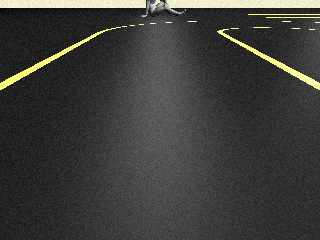
#> input picture simulator/test.png, 320 x 240 px
$ python driver.py
#> lines starting #> are read from the running program, lines starting #| are printed output that depends on the picture; after the words box and inside, x2 and y2 are one past the last pixel; in counts of white or black regions, pixels touching at a corner belong together
#> further down, test_image is the input picture: shape (240, 320, 3); mean B, G, R 58.6, 61.5, 61.5
import cv2


class Driver:
    def drive(self, image):
        '''
        이 함수를 적당히 수정해서 자율주행차를 만드는 것이 목표다.
        image 시뮬레이션 속 모형차의 카메라에서 읽은 이미지가 들어가 있다.
        이 이미지에서 영상처리를 통해 모형차가 주행해야 할 적당한 속도와 조향각을 알아내야 한다.
        아래는 간단한 예제다.
        '''

        IMG_WIDTH = 320
        IMG_HEIGHT = 240

        # 이미지의 가로 중심 위치
        CENTER = IMG_WIDTH//2

        # 차선을 감지할 감지선 높이
        DETECT_LINE = 70

        # 차선의 중심으로부터 좌우 차선까지 떨어진 거리(단위:픽셀)
        DETECT_DIST = 130

        '''
        이 위를 보면 상수들이 함수 안에 정의돼있다. Python은 스크립트 언어이므로, 이렇게 정의하면 매 함수가 호출될 때마다 상수가 재정의되어 속도가 조금 느려진다.
        물론 상수 몇 개를 정의하는 것은 영상처리에 비해 비교할 수 없을 만큼 빠르므로, 전체 실행 속도에 큰 영향을 주지는 않을 것이다.
        그러나 클래스 사용법을 익히기 위해, Python에 익숙한 사람이라면 init 함수를 사용하여, 상수를 한 번만 정의하고 이후에는 계속 사용할 수 있도록 만들어보자.

        특히 조금 더 우수한 주행 알고리즘을 만들기 위해 이전 프레임의 결과를 일부 기억해뒀다가 사용하는 것도 가능하다.
        그렇게 하려면 반드시 self를 사용하여, 지역변수가 아닌 객체 자체의 변수에 값을 저장해두어야 한다.
        '''

        # 노란색 차선을 검출하기 위하여 HSV변환을 수행한다.
        hsv = cv2.cvtColor(image, cv2.COLOR_BGR2HSV)
#> hsv: shape (240, 320, 3); mean H, S, V 1.5, 3, 61.5

        # h(색조)채널만을 골라낸다.
        h = hsv[:, :, 0]
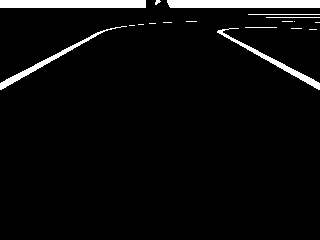
#> h: shape (240, 320); values 0 (black) and 30 (white), 4.9% white; 18 white regions (11 under 20 px), largest, box (x1, y1, x2, y2) and area: (167, 0, 320, 8) 1215, (0, 0, 146, 8) 1168, (0, 26, 127, 90) 574

        # 노란색 범위(20~40)이외의 값을 0으로, 노란색 범위 안의 값을 255로 만들어 이진화한다.
        h[h < 20] = 0
        h[h > 40] = 0
        h[h > 0] = 255
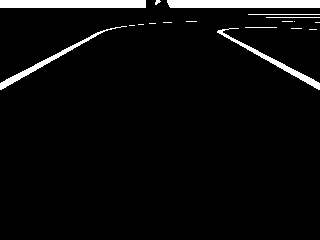
#> h: shape (240, 320); 4.9% white; 18 white regions (11 under 20 px), largest, box (x1, y1, x2, y2) and area: (167, 0, 320, 8) 1215, (0, 0, 146, 8) 1168, (0, 26, 127, 90) 574

        # 이미지에서 일부분을 잘라서 이 부분만 보고 차선인지 아닌지를 판단하기로 한다.
        # DETECT_LINE 위치를 중심으로, 위아래 2픽셀씩 총 4픽셀 두께의 가로 띠 모양의 영역이다.
        roi = h[DETECT_LINE-2:DETECT_LINE+2, :]

        # 차선의 중심을 움직여 보면서, 예측되는 차선의 위치에 실제로 값이 존재하는 픽셀이 몇 개나 되는지를 센다.
        # 차선의 중심 위치를 center라고 가정한 후, 이로부터 유도된 왼쪽 차선의 위치를 left, 오른쪽 차선의 위치를 right라고 하자.
        # 이때 이미지에서 left위치와 right위치에 실제로 255인 픽셀이 많이 있다면, center는 실제 차선의 중심 위치일 가능성이 높다.
        # 이런 방법을 통해서 가장 차선의 중심이 있을 법한 위치인 optimal_center를 알아낸다.
        max_score = -1
        optimal_center = 0
        for dist in range(-100, 100):
            center = CENTER+dist
            left = center-DETECT_DIST
            right = center+DETECT_DIST

            score_left = sum(
                roi[:, left]) if left >= 0 and left < IMG_WIDTH else 0
            score_right = sum(
                roi[:, right]) if right >= 0 and right < IMG_WIDTH else 0

            score_total = score_left+score_right
            if score_total > max_score:
                max_score = score_total
                optimal_center = center
#> this loop made 200 passes
#> (score_left, score_right, score_total, max_score) on passes 1, 92, 93, 94, 95, 97, 99: (0, 0, 0, 0), (0, 255, 255, 255), (255, 255, 510, 510), (255, 510, 765, 765), (510, 765, 1275, 1275), (765, 1020, 1785, 1785), (1020, 1020, 2040, 2040)
#> (score_left, score_right, score_total) on passes 2 to 7: (0, 0, 0), (0, 0, 0), (0, 0, 0), (0, 0, 0), (0, 0, 0), (0, 0, 0)
#> after the loop, max_score = 2040; optimal_center = 158

        # 이 부분들은 그냥 그림을 그리기 위한 부분들이다.
        # 차선 감지선과 예측된 왼쪽, 오른쪽 차선 위치를 이미지에 그려준다
        image[DETECT_LINE, :] = [0, 0, 255]
        line_right = optimal_center+DETECT_DIST
#> line_right = 288
        line_left = optimal_center-DETECT_DIST
#> line_left = 28
        if line_left >= 0 and line_left < IMG_WIDTH:
            image[:, line_left] = [255, 0, 0]
        if line_right >= 0 and line_right < IMG_WIDTH:
            image[:, line_right] = [0, 255, 0]
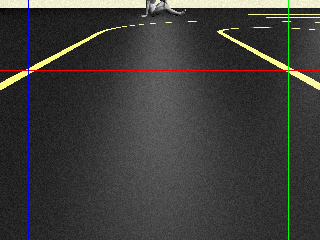
#> image: shape (240, 320, 3); mean B, G, R 58.9, 61.7, 61.9
        cv2.imshow('detect line', image)
        cv2.imshow('roi', roi)
        cv2.waitKey(1)

        # 앞서 결정한 optimal_cetner 값은 0~이미지 가로길이 범위를 가진다.
        # 이 값을 -1~+1범위로 바꿔줘서 방향 조절에 이용할 수 있도록 한다.
        steering = (optimal_center-CENTER)/CENTER
#> steering = -0.0125

        # 마지막으로, 적절한 값을 곱해서 조향해준다.
        # 2를 곱했으므로 조향 범위가 -2~+2까지이다. 이는 각도로 따지면 115도정도 된다.
        # 물론 실제 차는 90도 이상으로 조향할 수 없지만, 시뮬레이션이므로 어쨌거나 되기는 한다.
        steering *= 2
#> steering = -0.025

        # 따라서 시뮬레이션을 좀 더 현실적으로 만들기 위해 steering에 90도 제한을 준다.
        if steering > 3.14/2:
            steering = 3.14/2
        if steering < -3.14/2:
            steering = 3.14/2

        # 마지막으로, 적절한 속도와 조향값을 반환한다.
        # 항상 이렇게 두 값을 전부 반환할 필요는 없으며,
        # {'speed':0.2}와 같이 속도만 반환하거나 steering값만 반환해도 된다.
        # 그럴 경우, 반환한 값만 업데이트되고 반환하지 않은 값은 이전과 동일하게 유지된다.
        return {
            'speed': 0.2,
            'steering': steering
        }


if __name__ == '__main__':
    '''
    이 부분은 테스트를 위한 코드다. 이 코드는 server.py를 통해 driver.py가 실행될 경우에는 실행되지 않으며,
    driver.py가 직접 실행될 경우에만 실행된다.

    영상처리를 시험해보기 위해 웹 브라우저에서 매번 시뮬레이션을 실행하려면 번거로울 것이다.
    그래서 driver.py를 바로 실행시킬 경우, test.png파일 딱 하나만을 읽어서 그 결과를 출력하도록 만들었다.
    물론 OpenCV에 익숙한 사람이라면, 이 부분을 적당히 수정하여 여러 파일을 입력받거나 영상을 입력받도록 구성하는 것도 가능하다.
    '''

    # 테스트를 위해 드라이버 객체를 만든다.
    driver = Driver()

    # 테스트를 위한 이미지를 읽어온다.
    test_image = cv2.imread('test.png')

    # 원본 이미지를 띄운다.
    cv2.imshow('original', test_image)

    # 드라이버 객체에 이미지를 입력하고 결과값을 가져온다.
    result = driver.drive(test_image)
#> result = {'speed': 0.2, 'steering': -0.025}

    # 결과를 출력한다.
    print(result)
#| {'speed': 0.2, 'steering': -0.025}

    # 사용자가 아무 키나 누를 때까지 기다린다.
    cv2.waitKey(0)
